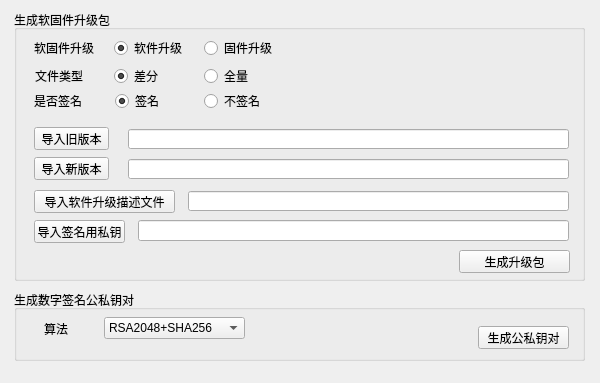
<?xml version="1.0" encoding="UTF-8"?>
<ui version="4.0">
 <class>Form</class>
 <widget class="QWidget" name="Form">
  <property name="geometry">
   <rect>
    <x>0</x>
    <y>0</y>
    <width>600</width>
    <height>383</height>
   </rect>
  </property>
  <property name="minimumSize">
   <size>
    <width>600</width>
    <height>383</height>
   </size>
  </property>
  <property name="maximumSize">
   <size>
    <width>600</width>
    <height>383</height>
   </size>
  </property>
  <property name="windowTitle">
   <string>华为离线软固件升级包制作工具</string>
  </property>
  <property name="unifiedTitleAndToolBarOnMac" stdset="0">
   <bool>false</bool>
  </property>
  <widget class="QWidget" name="centralwidget" native="true">
   <property name="geometry">
    <rect>
     <x>4</x>
     <y>0</y>
     <width>591</width>
     <height>371</height>
    </rect>
   </property>
   <widget class="QGroupBox" name="groupBox">
    <property name="geometry">
     <rect>
      <x>10</x>
      <y>290</y>
      <width>571</width>
      <height>71</height>
     </rect>
    </property>
    <property name="title">
     <string>生成数字签名公私钥对</string>
    </property>
    <widget class="QLabel" name="label_29">
     <property name="geometry">
      <rect>
       <x>30</x>
       <y>33</y>
       <width>54</width>
       <height>12</height>
      </rect>
     </property>
     <property name="text">
      <string>算法</string>
     </property>
    </widget>
    <widget class="QPushButton" name="generate_key_button">
     <property name="geometry">
      <rect>
       <x>464</x>
       <y>36</y>
       <width>91</width>
       <height>23</height>
      </rect>
     </property>
     <property name="text">
      <string>生成公私钥对</string>
     </property>
    </widget>
    <widget class="QComboBox" name="algoComboBox">
     <property name="geometry">
      <rect>
       <x>90</x>
       <y>27</y>
       <width>141</width>
       <height>22</height>
      </rect>
     </property>
     <property name="contextMenuPolicy">
      <enum>Qt::DefaultContextMenu</enum>
     </property>
     <property name="currentText">
      <string>RSA2048+SHA256</string>
     </property>
     <item>
      <property name="text">
       <string>RSA2048+SHA256</string>
      </property>
     </item>
    </widget>
   </widget>
   <widget class="QGroupBox" name="generate_package_groupbox">
    <property name="geometry">
     <rect>
      <x>10</x>
      <y>10</y>
      <width>571</width>
      <height>271</height>
     </rect>
    </property>
    <property name="title">
     <string>生成软固件升级包</string>
    </property>
    <widget class="QLineEdit" name="oldfile_line_edit">
     <property name="enabled">
      <bool>true</bool>
     </property>
     <property name="geometry">
      <rect>
       <x>114</x>
       <y>119</y>
       <width>441</width>
       <height>20</height>
      </rect>
     </property>
     <property name="acceptDrops">
      <bool>true</bool>
     </property>
    </widget>
    <widget class="QPushButton" name="import_newfile_button">
     <property name="geometry">
      <rect>
       <x>20</x>
       <y>147</y>
       <width>75</width>
       <height>23</height>
      </rect>
     </property>
     <property name="text">
      <string>导入新版本</string>
     </property>
    </widget>
    <widget class="QPushButton" name="import_sota_json_file_button">
     <property name="enabled">
      <bool>true</bool>
     </property>
     <property name="geometry">
      <rect>
       <x>20</x>
       <y>180</y>
       <width>141</width>
       <height>23</height>
      </rect>
     </property>
     <property name="text">
      <string>导入软件升级描述文件</string>
     </property>
     <property name="checkable">
      <bool>false</bool>
     </property>
    </widget>
    <widget class="QRadioButton" name="diff_radio_button">
     <property name="geometry">
      <rect>
       <x>100</x>
       <y>58</y>
       <width>89</width>
       <height>16</height>
      </rect>
     </property>
     <property name="text">
      <string>差分</string>
     </property>
     <property name="checked">
      <bool>true</bool>
     </property>
     <attribute name="buttonGroup">
      <string notr="true">buttonGroup_2</string>
     </attribute>
    </widget>
    <widget class="QLineEdit" name="newfile_line_edit">
     <property name="geometry">
      <rect>
       <x>114</x>
       <y>149</y>
       <width>441</width>
       <height>20</height>
      </rect>
     </property>
    </widget>
    <widget class="QLabel" name="sota__fota_label">
     <property name="geometry">
      <rect>
       <x>20</x>
       <y>30</y>
       <width>91</width>
       <height>16</height>
      </rect>
     </property>
     <property name="text">
      <string>软固件升级</string>
     </property>
    </widget>
    <widget class="QRadioButton" name="all_radio_button">
     <property name="geometry">
      <rect>
       <x>190</x>
       <y>58</y>
       <width>89</width>
       <height>16</height>
      </rect>
     </property>
     <property name="text">
      <string>全量</string>
     </property>
     <attribute name="buttonGroup">
      <string notr="true">buttonGroup_2</string>
     </attribute>
    </widget>
    <widget class="QPushButton" name="import_oldfile_button">
     <property name="geometry">
      <rect>
       <x>20</x>
       <y>117</y>
       <width>75</width>
       <height>23</height>
      </rect>
     </property>
     <property name="text">
      <string>导入旧版本</string>
     </property>
    </widget>
    <widget class="QLineEdit" name="sota_json_file_line_edit">
     <property name="geometry">
      <rect>
       <x>174</x>
       <y>181</y>
       <width>381</width>
       <height>20</height>
      </rect>
     </property>
    </widget>
    <widget class="QRadioButton" name="sota_radio_button">
     <property name="geometry">
      <rect>
       <x>100</x>
       <y>30</y>
       <width>89</width>
       <height>16</height>
      </rect>
     </property>
     <property name="text">
      <string>软件升级</string>
     </property>
     <property name="checked">
      <bool>true</bool>
     </property>
     <attribute name="buttonGroup">
      <string notr="true">buttonGroup</string>
     </attribute>
    </widget>
    <widget class="QLabel" name="file_type_label">
     <property name="geometry">
      <rect>
       <x>21</x>
       <y>58</y>
       <width>61</width>
       <height>16</height>
      </rect>
     </property>
     <property name="text">
      <string>文件类型</string>
     </property>
    </widget>
    <widget class="QRadioButton" name="fota_radio_button">
     <property name="geometry">
      <rect>
       <x>190</x>
       <y>30</y>
       <width>89</width>
       <height>16</height>
      </rect>
     </property>
     <property name="text">
      <string>固件升级</string>
     </property>
     <attribute name="buttonGroup">
      <string notr="true">buttonGroup</string>
     </attribute>
    </widget>
    <widget class="QRadioButton" name="sign_radio_button">
     <property name="geometry">
      <rect>
       <x>101</x>
       <y>83</y>
       <width>89</width>
       <height>16</height>
      </rect>
     </property>
     <property name="text">
      <string>签名</string>
     </property>
     <property name="checked">
      <bool>true</bool>
     </property>
     <attribute name="buttonGroup">
      <string notr="true">buttonGroup_3</string>
     </attribute>
    </widget>
    <widget class="QRadioButton" name="unsign_radio_button">
     <property name="geometry">
      <rect>
       <x>190</x>
       <y>83</y>
       <width>89</width>
       <height>16</height>
      </rect>
     </property>
     <property name="text">
      <string>不签名</string>
     </property>
     <attribute name="buttonGroup">
      <string notr="true">buttonGroup_3</string>
     </attribute>
    </widget>
    <widget class="QLabel" name="sign_label">
     <property name="geometry">
      <rect>
       <x>20</x>
       <y>83</y>
       <width>61</width>
       <height>16</height>
      </rect>
     </property>
     <property name="text">
      <string>是否签名</string>
     </property>
    </widget>
    <widget class="QLineEdit" name="private_key_line_edit">
     <property name="geometry">
      <rect>
       <x>124</x>
       <y>210</y>
       <width>431</width>
       <height>21</height>
      </rect>
     </property>
     <property name="text">
      <string/>
     </property>
    </widget>
    <widget class="QPushButton" name="import_key_button">
     <property name="geometry">
      <rect>
       <x>20</x>
       <y>210</y>
       <width>91</width>
       <height>23</height>
      </rect>
     </property>
     <property name="text">
      <string>导入签名用私钥</string>
     </property>
    </widget>
    <widget class="QPushButton" name="generate_package_button">
     <property name="geometry">
      <rect>
       <x>445</x>
       <y>240</y>
       <width>111</width>
       <height>23</height>
      </rect>
     </property>
     <property name="text">
      <string>生成升级包</string>
     </property>
    </widget>
   </widget>
  </widget>
 </widget>
 <resources/>
 <connections>
  <connection>
   <sender>sota_radio_button</sender>
   <signal>toggled(bool)</signal>
   <receiver>Form</receiver>
   <slot>sota_radio_toggled(bool)</slot>
   <hints>
    <hint type="sourcelabel">
     <x>144</x>
     <y>44</y>
    </hint>
    <hint type="destinationlabel">
     <x>180</x>
     <y>-36</y>
    </hint>
   </hints>
  </connection>
  <connection>
   <sender>sign_radio_button</sender>
   <signal>toggled(bool)</signal>
   <receiver>Form</receiver>
   <slot>sign_radio_toggled(bool)</slot>
   <hints>
    <hint type="sourcelabel">
     <x>131</x>
     <y>102</y>
    </hint>
    <hint type="destinationlabel">
     <x>198</x>
     <y>-11</y>
    </hint>
   </hints>
  </connection>
  <connection>
   <sender>diff_radio_button</sender>
   <signal>toggled(bool)</signal>
   <receiver>Form</receiver>
   <slot>diff_radio_toggled(bool)</slot>
   <hints>
    <hint type="sourcelabel">
     <x>165</x>
     <y>75</y>
    </hint>
    <hint type="destinationlabel">
     <x>254</x>
     <y>-3</y>
    </hint>
   </hints>
  </connection>
  <connection>
   <sender>generate_key_button</sender>
   <signal>clicked()</signal>
   <receiver>Form</receiver>
   <slot>generate_key_pares()</slot>
   <hints>
    <hint type="sourcelabel">
     <x>537</x>
     <y>365</y>
    </hint>
    <hint type="destinationlabel">
     <x>534</x>
     <y>398</y>
    </hint>
   </hints>
  </connection>
  <connection>
   <sender>import_oldfile_button</sender>
   <signal>clicked()</signal>
   <receiver>Form</receiver>
   <slot>import_oldfile()</slot>
   <hints>
    <hint type="sourcelabel">
     <x>73</x>
     <y>142</y>
    </hint>
    <hint type="destinationlabel">
     <x>-6</x>
     <y>95</y>
    </hint>
   </hints>
  </connection>
  <connection>
   <sender>import_newfile_button</sender>
   <signal>clicked()</signal>
   <receiver>Form</receiver>
   <slot>import_newfile()</slot>
   <hints>
    <hint type="sourcelabel">
     <x>41</x>
     <y>168</y>
    </hint>
    <hint type="destinationlabel">
     <x>-15</x>
     <y>170</y>
    </hint>
   </hints>
  </connection>
  <connection>
   <sender>import_sota_json_file_button</sender>
   <signal>clicked()</signal>
   <receiver>Form</receiver>
   <slot>import_json_file()</slot>
   <hints>
    <hint type="sourcelabel">
     <x>40</x>
     <y>202</y>
    </hint>
    <hint type="destinationlabel">
     <x>-29</x>
     <y>202</y>
    </hint>
   </hints>
  </connection>
  <connection>
   <sender>import_key_button</sender>
   <signal>clicked()</signal>
   <receiver>Form</receiver>
   <slot>import_private_key()</slot>
   <hints>
    <hint type="sourcelabel">
     <x>49</x>
     <y>231</y>
    </hint>
    <hint type="destinationlabel">
     <x>-34</x>
     <y>235</y>
    </hint>
   </hints>
  </connection>
  <connection>
   <sender>generate_package_button</sender>
   <signal>clicked()</signal>
   <receiver>Form</receiver>
   <slot>generate_package()</slot>
   <hints>
    <hint type="sourcelabel">
     <x>511</x>
     <y>261</y>
    </hint>
    <hint type="destinationlabel">
     <x>735</x>
     <y>261</y>
    </hint>
   </hints>
  </connection>
 </connections>
 <slots>
  <slot>sota_radio_toggled(bool)</slot>
  <slot>sign_radio_toggled(bool)</slot>
  <slot>diff_radio_toggled(bool)</slot>
  <slot>generate_key_pares()</slot>
  <slot>import_oldfile()</slot>
  <slot>import_newfile()</slot>
  <slot>import_json_file()</slot>
  <slot>import_private_key()</slot>
  <slot>generate_package()</slot>
 </slots>
 <buttongroups>
  <buttongroup name="buttonGroup_3"/>
  <buttongroup name="buttonGroup_2"/>
  <buttongroup name="buttonGroup"/>
 </buttongroups>
</ui>
